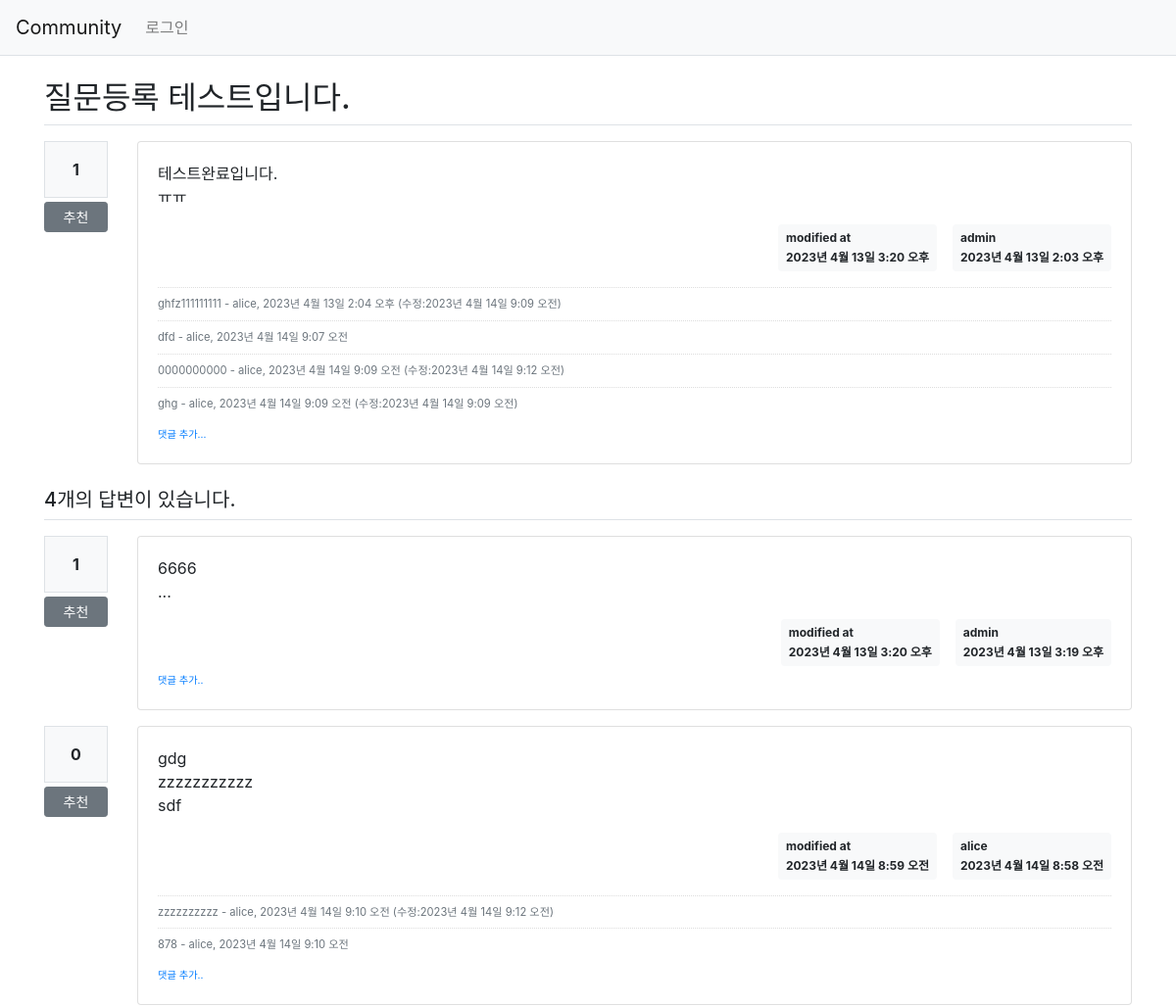
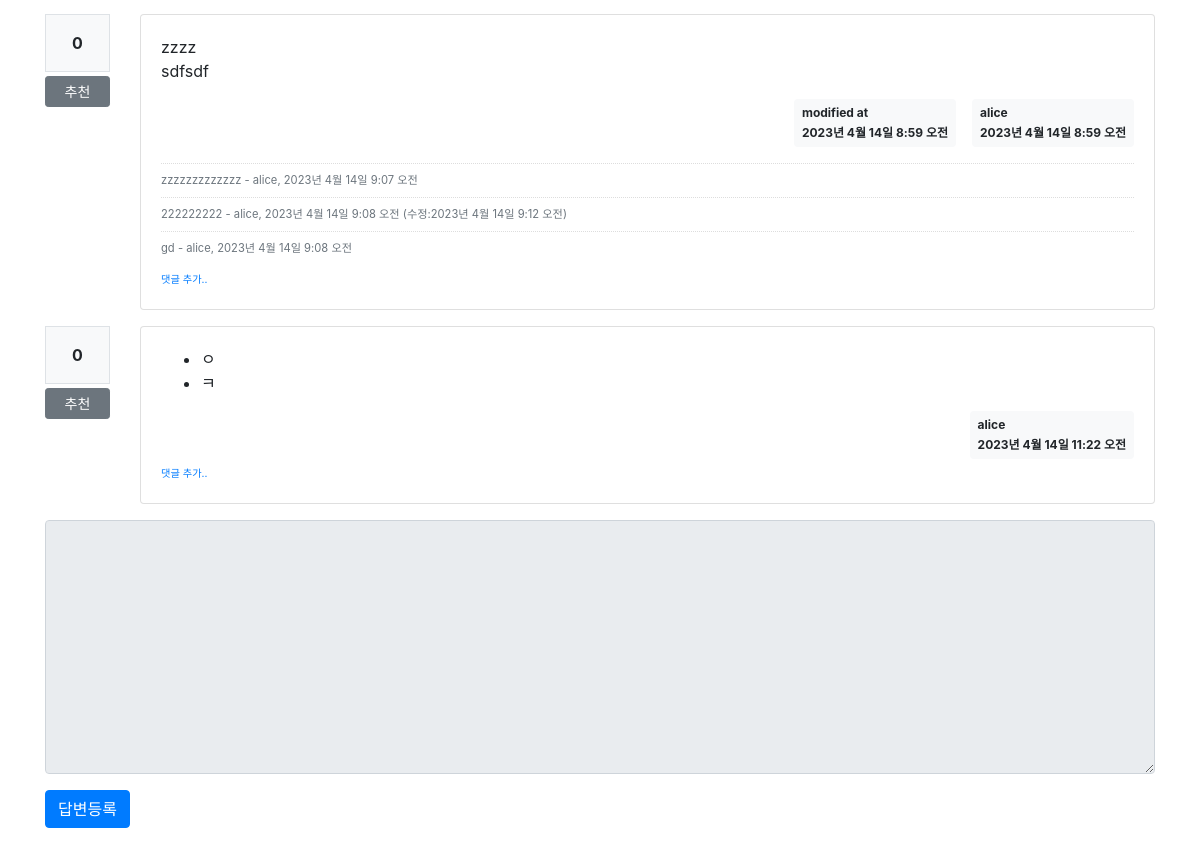
/community/306/, run on an earlier commit of the app's database (2 pictures, top to bottom).
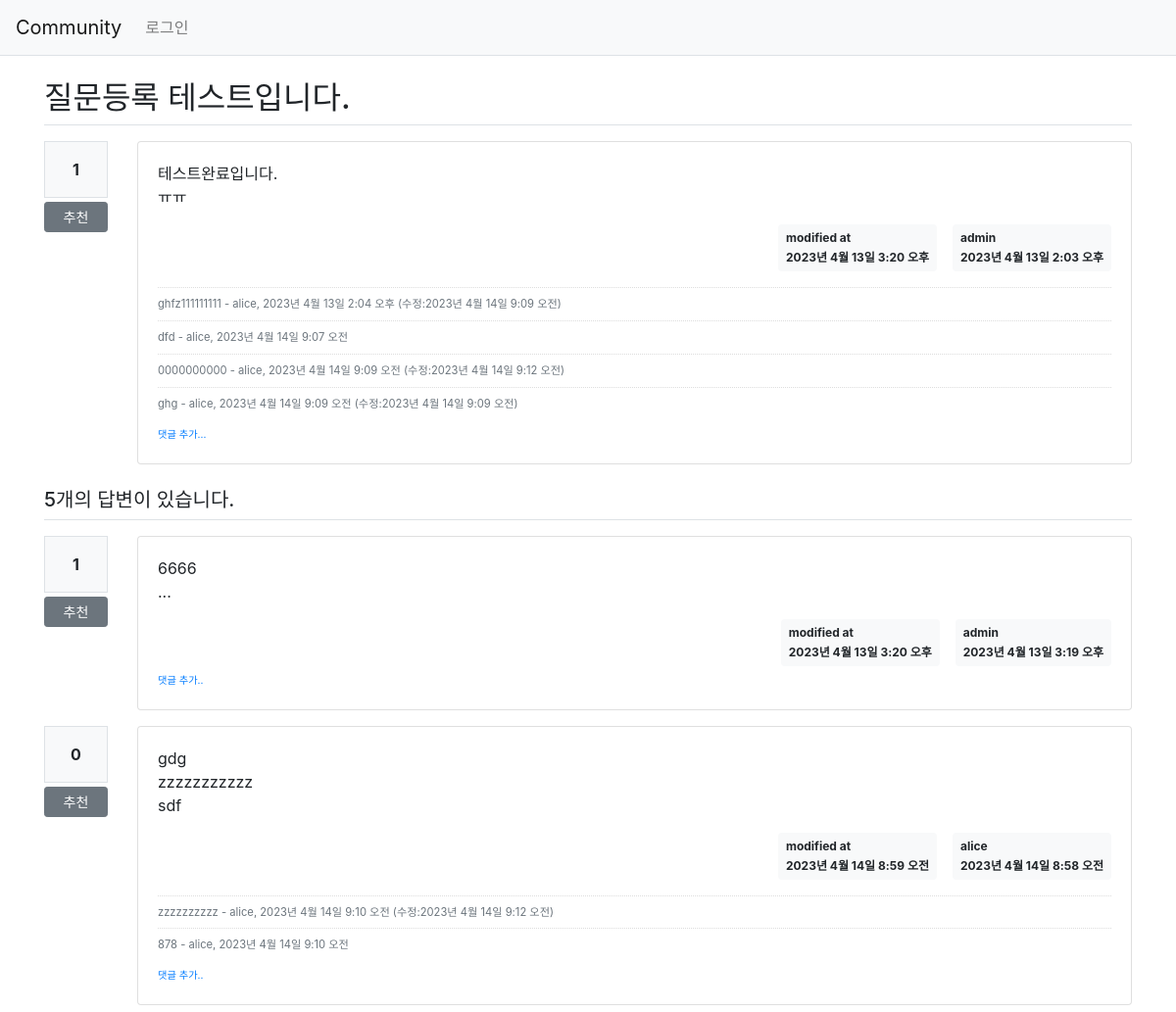
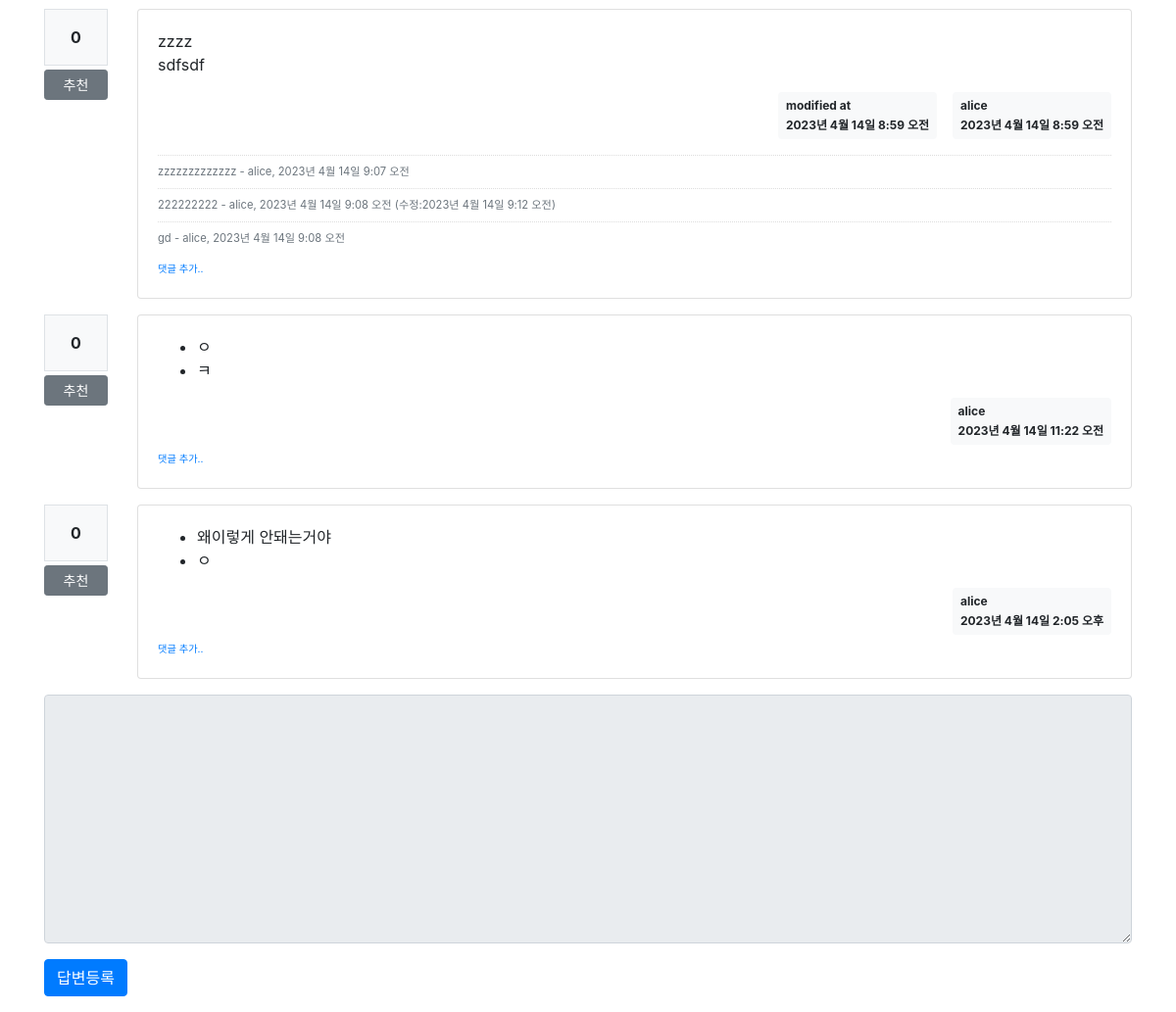
And on a later commit of the database (2 pictures, top to bottom).
### community/models.py (models this page shows, shortened)
class Question(models.Model):
    author = models.ForeignKey(User, on_delete=models.CASCADE,related_name='author_question')
    subject = models.CharField(max_length=200)
    content = models.TextField()    #글자수 제한이 없는 데이터
    modify_date = models.DateTimeField(null=True, blank=True)
    create_date = models.DateTimeField()
    voter = models.ManyToManyField(User, related_name='voter_question')

class Comment(models.Model):
    author = models.ForeignKey(User, on_delete=models.CASCADE)
    content = models.TextField()
    create_date = models.DateTimeField()
    modify_date = models.DateTimeField(null=True, blank=True)
    question = models.ForeignKey(Question, null=True, blank=True, on_delete=models.CASCADE)
    answer = models.ForeignKey(Answer, null=True, blank=True, on_delete=models.CASCADE)

class Answer(models.Model):
    author = models.ForeignKey(User, on_delete=models.CASCADE, related_name='author_answer')
    question = models.ForeignKey(Question, on_delete=models.CASCADE)
    content = models.TextField()
    modify_date = models.DateTimeField(null=True, blank=True)
    create_date = models.DateTimeField()
    voter = models.ManyToManyField(User, related_name='voter_answer')

### community/views/base_views.py (the view)
# urls.py: path('<int:question_id>/', base_views.detail, name='detail'),
def detail(request, question_id):
    question = get_object_or_404(Question, pk=question_id)
    context ={'question' : question}
    return render(request, 'community/question_detail.html', context)

### community/templatetags/community_filter.py (called while the page is built)
@register.filter()
def mark(value):
        extensions = ["nl2br", "fenced_code"]
        return mark_safe(markdown.markdown(value, extensions=extensions))

### templates/community/question_detail.html (shortened to what this page needs)
{% extends 'base.html' %}
{% load community_filter %}
{% block content %}
<div class="container my-3">
    <h2 class="border-bottom py-2">{{ question.subject }}</h2>
    <div class="row my-3">
        <div class="col-1">
            <div class="bg-light text-center p-3 border font-weight-bolder mb-1">
                {{ question.voter.count }}
            </div>
            <a href="#" data-uri="{% url 'community:vote_question' question.id %}"
               class="recommend btn btn-sm btn-secondary btn-block my-1">추천</a>
        </div>
        <div class="col-11">
            <div class="card">
                <div class="card-body">
                    <div class="card-text">{{ question.content|mark }}</div>
                    <div class="d-flex justify-content-end">
                        {% if question.modify_date %}
                        <div class="badge badge-light p-2 text-left mx-3">
                            <div class="mb-2">modified at</div>
                            <div>{{ question.modify_date }}</div>
                        </div>
                        {% endif %}
                        <div class="badge badge-light p-2 text-left">
                            <div class="mb-2"> {{ question.author.username }}</div>
                            <div>{{ question.create_date }}</div>
                        </div>
                    </div>
                    {% if question.comment_set.count > 0 %}
                    <div class="mt-3">
                        {% for comment in question.comment_set.all %}
                        <div class="comment py-2 text-muted">
                            <span style="white-space: pre-line;">{{comment.content}}</span>
                            <span>
                    - {{ comment.author }}, {{ comment.create_date }}
                    {% if comment.modify_date %}
                    (수정:{{ comment.modify_date }})
                    {% endif %}
                </span>
                        </div>
                        {% endfor %}
                    </div>
                    {% endif %}
                    <div>
                        <a href="{% url 'community:comment_create_question' question.id %}" class="small"><small>댓글
                            추가...</small></a>
                    </div>
                </div>
            </div>
        </div>
    </div>
    <h5 class="border-bottom my-3 py-2">{{question.answer_set.count}}개의 답변이 있습니다.</h5>
    {% for answer in question.answer_set.all %}
    <div class="row my-3">
        <div class="col-1">
            <div class="bg-light text-center p-3 border font-weight-bolder mb-1">
                {{ answer.voter.count}}
            </div>
            <a href="#" data-uri="{% url 'community:vote_answer' answer.id %}"
               class="recommend btn btn-sm btn-secondary btn-block my-1">추천</a>
        </div>
        <div class="col-11">
            <div class="card">
                <div class="card-body">
                    <div class="card-text">{{ answer.content|mark }}</div>
                    <div class="d-flex justify-content-end">
                        {% if answer.modify_date %}
                        <div class="badge badge-light p-2 text-left mx-3">
                            <div class="mb-2">modified at</div>
                            <div>{{ answer.modify_date }}</div>
                        </div>
                        {% endif %}
                        <div class="badge badge-light p-2 text-left">
                            <div class="mb-2">{{ answer.author.username }}</div>
                            <div>{{ answer.create_date }}</div>
                        </div>
                    </div>
                    {% if answer.comment_set.count > 0 %}
                    <div class="mt-3">
                        {% for comment in answer.comment_set.all %}
                        <div class="comment py-2 text-muted">
                            <span style="white-space: pre-line;">{{ comment.content }}</span>
                            <span>
                        - {{ comment.author }}, {{ comment.create_date }}
                        {% if comment.modify_date %}
                        (수정:{{ comment.modify_date }})
                        {% endif %}
                    </span>
                        </div>
                        {% endfor %}
                    </div>
                    {% endif %}
                    <div>
                        <a href="{% url 'community:comment_create_answer' answer.id %}" class="small"><small>댓글
                            추가..</small></a>
                    </div>
                </div>
            </div>
        </div>
    </div>
    {% endfor %}
    <form action="{% url 'community:answer_create' question.id %}" method="post" class="my-3">
        <div class="form-group">
            <textarea name="content" id="content" {% if not user.is_authenticated %}disabled{% endif %} class="form-control" rows="10"></textarea>
        </div>
        <input type="submit" value="답변등록" class="btn btn-primary">
    </form>
</div>
{% endblock %}

### templates/base.html (shortened to what this page needs)
{% load static %}
<!doctype html>
<html lang="ko">
<head>
    <link rel="stylesheet" type="text/css" href="{% static 'bootstrap.min.css' %}">
    <link rel="stylesheet" type="text/css" href="{% static 'style.css' %}">
</head>
<body>
{% include "navbar.html" %}
{% block content %}
{% endblock %}
</body>
</html>

### templates/navbar.html (shortened to what this page needs)
<nav class="navbar navbar-expand-lg navbar-light bg-light border-bottom">
    <a class="navbar-brand" href="{% url 'community:index' %}">Community</a>
    <div class="collapse navbar-collapse flex-grow-0" id="navbarNav">
        <ul class="navbar-nav">
            <li class="nav-item">
                {% if user.is_authenticated %}
                <a class="nav-link" href="{% url 'common:logout' %}">
                    {{ user.username }} (로그아웃)
                </a>
                {% else %}
                <a class="nav-link" href="{% url 'common:login' %}">로그인</a>
                {% endif %}
            </li>
        </ul>
    </div>
</nav>

### static/style.css (style rules this page uses)
.comment { border-top : dotted 1px #ddd; font-size:0.7em; }

What changed in the data, as far as the page shows it:
computed for Question "질문등록 테스트입니다.": answer_set.count "4" → "5"
added Answer: voter.count "0", content|mark "왜이렇게 안돼는거야 ㅇ", author.username "alice", create_date "2023년 4월 14일 2:05 오후"
